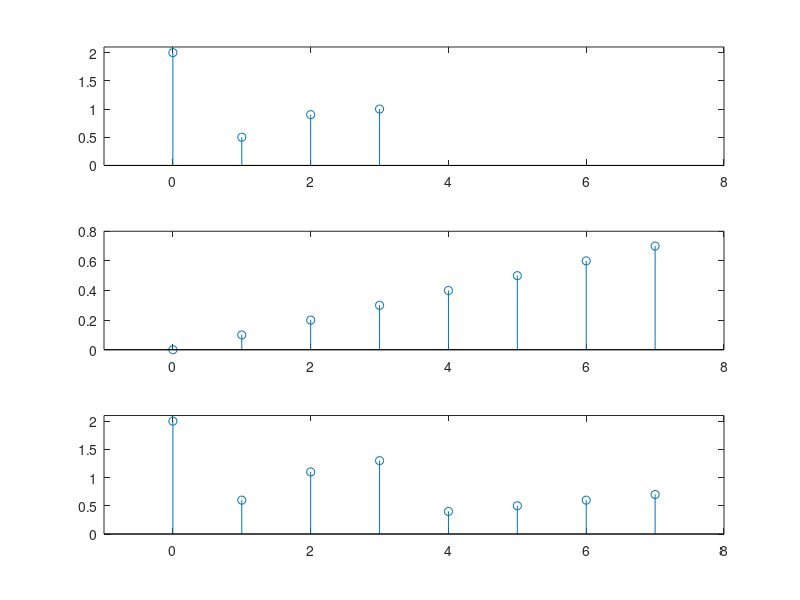

Write MATLAB code to recreate this figure.
n1=0:3;
x1=[2 0.5 0.9 1];
subplot(311);
stem(n1,x1)
axis([-1 8 0 2.1] )
n2=0:7;
x2=[ 0 0.1 0.2 0.3 0.4 0.5 0.6 0.7];
subplot(312);
stem(n2,x2)
axis([-1 8 0 0.8] )
n=0:7;
x1=[x1 zeros(1,8-length(n1))];
x2=[ zeros(1,8-length(n2)),x2];
x=x1+x2;
subplot(313);
stem(n,x)
axis([-1 8 0 2.1])
